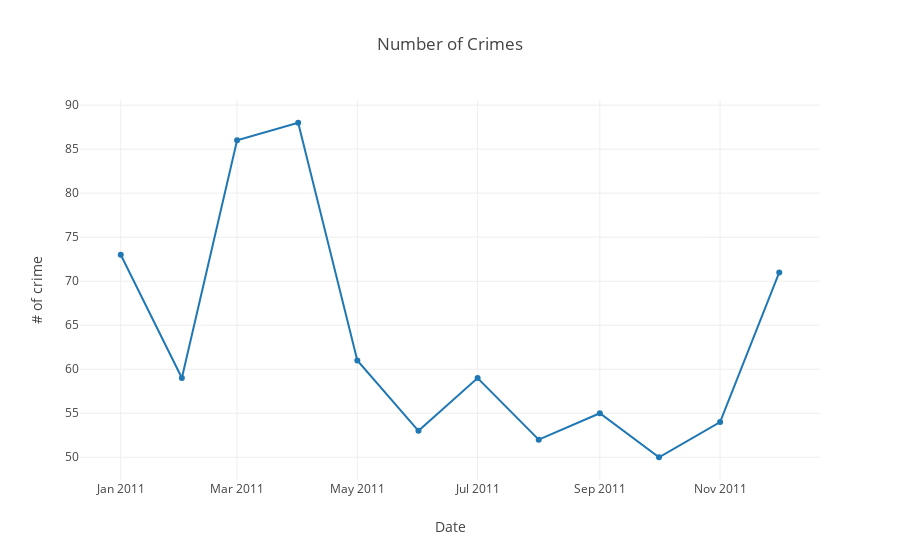

The notebook cell saved with this chart:
### Code cell
lineplot_crimeTypes('2011', 'Harbor')

### Figure 1 — Plotly figure (JSON) as saved in the notebook; plotly's stock layout.template omitted (floating-point values rounded to 4 significant figures)
{"data": [{"transforms": [{"aggregations": [{"enabled": true, "func": "sum", "target": "y"}], "groups": ["2011-01", "2011-02", "2011-03", "2011-04", "2011-05", "2011-06", "2011-07", "2011-08", "2011-09", "2011-10", "2011-11", "2011-12"], "type": "aggregate"}], "type": "scatter", "x": ["2011-01", "2011-02", "2011-03", "2011-04", "2011-05", "2011-06", "2011-07", "2011-08", "2011-09", "2011-10", "2011-11", "2011-12"], "y": [73, 59, 86, 88, 61, 53, 59, 52, 55, 50, 54, 71]}], "layout": {"paper_bgcolor": "rgba(0,0,0,0)", "plot_bgcolor": "rgba(0,0,0,0)", "title": {"text": "Number of Crimes"}, "xaxis": {"title": "Date"}, "yaxis": {"title": "# of crime"}}}
